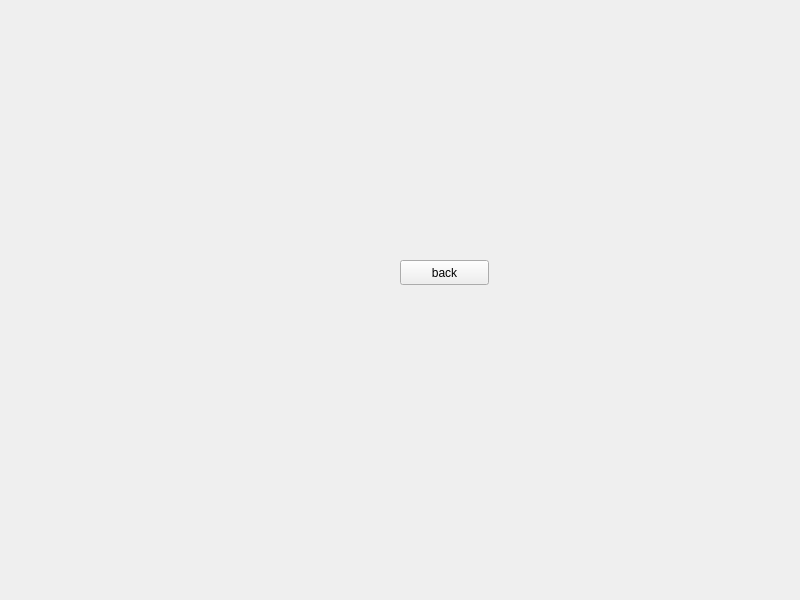
<?xml version="1.0" encoding="UTF-8"?>
<ui version="4.0">
 <class>Sensor_info</class>
 <widget class="QWidget" name="Sensor_info">
  <property name="geometry">
   <rect>
    <x>0</x>
    <y>0</y>
    <width>800</width>
    <height>600</height>
   </rect>
  </property>
  <property name="windowTitle">
   <string>Form</string>
  </property>
  <widget class="QPushButton" name="pushButton_back_to_admin">
   <property name="geometry">
    <rect>
     <x>400</x>
     <y>260</y>
     <width>89</width>
     <height>25</height>
    </rect>
   </property>
   <property name="text">
    <string>back</string>
   </property>
  </widget>
 </widget>
 <resources/>
 <connections/>
</ui>
